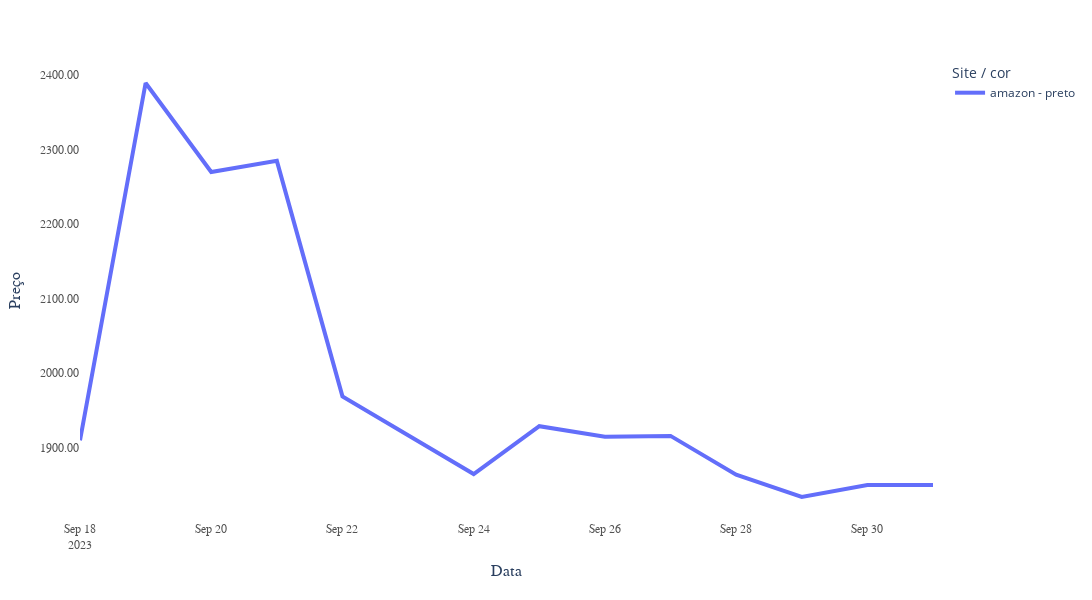

The notebook cell saved with this chart:
### Code cell
# gráfico - forerunner 245

# tratar a base
forerunner_245_trat = forerunner_245.copy()
forerunner_245_trat['site_cor'] = forerunner_245_trat['site'] + " - " + forerunner_245_trat['cor']
forerunner_245_trat = forerunner_245_trat[~forerunner_245['hora'].isna()]
forerunner_245_trat = forerunner_245_trat.groupby(['data', 'site_cor'])['preco'].mean().to_frame().reset_index()

# fazer o gráfico
px.line(forerunner_245_trat, 
        x = 'data', 
        y = 'preco', 
        color = 'site_cor',
        width = 1300,
        height = 600,
        # color_discrete_sequence = ['#c74458', '#76a6f1', '#618e8c', '#df8c37']
        )\
            .update_layout(
                plot_bgcolor = 'white',
                xaxis = dict(
                    tickfont = dict(
                        family = 'Arial',
                        size = 12,
                        color = 'rgb(82, 82, 82)'                                   
                    )
                ),
                yaxis = dict(
                    tickfont = dict(
                        family = 'Arial',
                        size = 12,
                        color = 'rgb(82, 82, 82)'                                   
                    ),
                ),
                legend_title_text = 'Site / cor',
                yaxis_tickformat = ".2f"
            )\
                .update_traces(line = dict(width = 4))\
                    .update_xaxes(title_text = 'Data', title_font = dict(size=16, family='Arial'))\
                        .update_yaxes(title_text = 'Preço', title_font = dict(size=16, family='Arial'))

### Figure 1 — Plotly figure (JSON) as saved in the notebook; plotly's stock layout.template omitted (floating-point values rounded to 4 significant figures)
{"data": [{"hovertemplate": "site_cor=amazon - preto<br>data=%{x}<br>preco=%{y}<extra></extra>", "legendgroup": "amazon - preto", "line": {"color": "#636efa", "dash": "solid", "width": 4}, "marker": {"symbol": "circle"}, "mode": "lines", "name": "amazon - preto", "orientation": "v", "showlegend": true, "type": "scatter", "x": ["2023-09-18T00:00:00", "2023-09-19T00:00:00", "2023-09-20T00:00:00", "2023-09-21T00:00:00", "2023-09-22T00:00:00", "2023-09-24T00:00:00", "2023-09-25T00:00:00", "2023-09-26T00:00:00", "2023-09-27T00:00:00", "2023-09-28T00:00:00", "2023-09-29T00:00:00", "2023-09-30T00:00:00", "2023-10-01T00:00:00"], "xaxis": "x", "y": [1910, 2390.0, 2270, 2285, 1969, 1865.0, 1929, 1915, 1916, 1864, 1834, 1850, 1850], "yaxis": "y"}], "layout": {"height": 600, "legend": {"title": {"text": "Site / cor"}, "tracegroupgap": 0}, "margin": {"t": 60}, "plot_bgcolor": "white", "width": 1300, "xaxis": {"anchor": "y", "domain": [0, 1], "tickfont": {"color": "rgb(82, 82, 82)", "family": "Arial", "size": 12}, "title": {"font": {"family": "Arial", "size": 16}, "text": "Data"}}, "yaxis": {"anchor": "x", "domain": [0, 1], "tickfont": {"color": "rgb(82, 82, 82)", "family": "Arial", "size": 12}, "tickformat": ".2f", "title": {"font": {"family": "Arial", "size": 16}, "text": "Preço"}}}}
